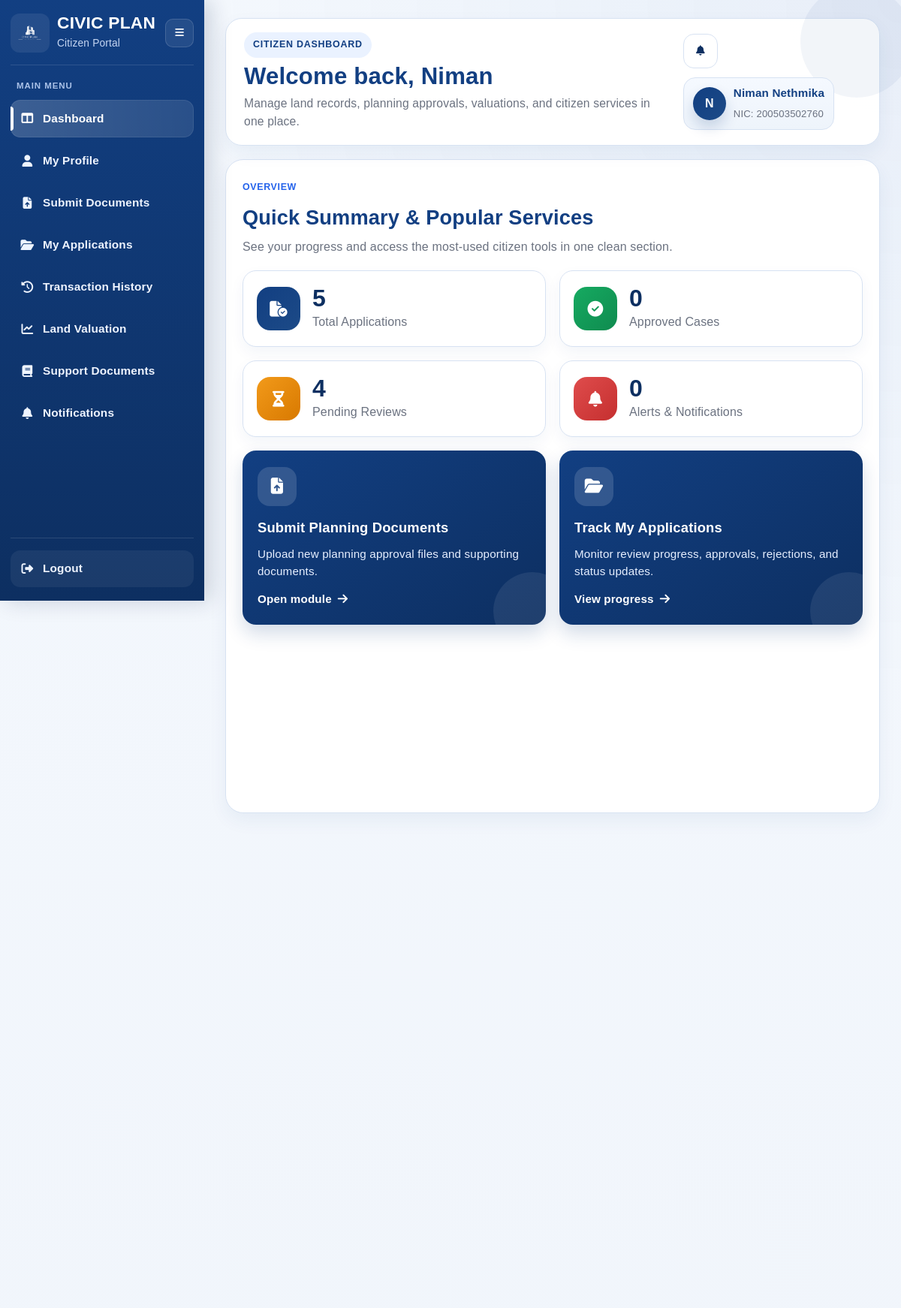
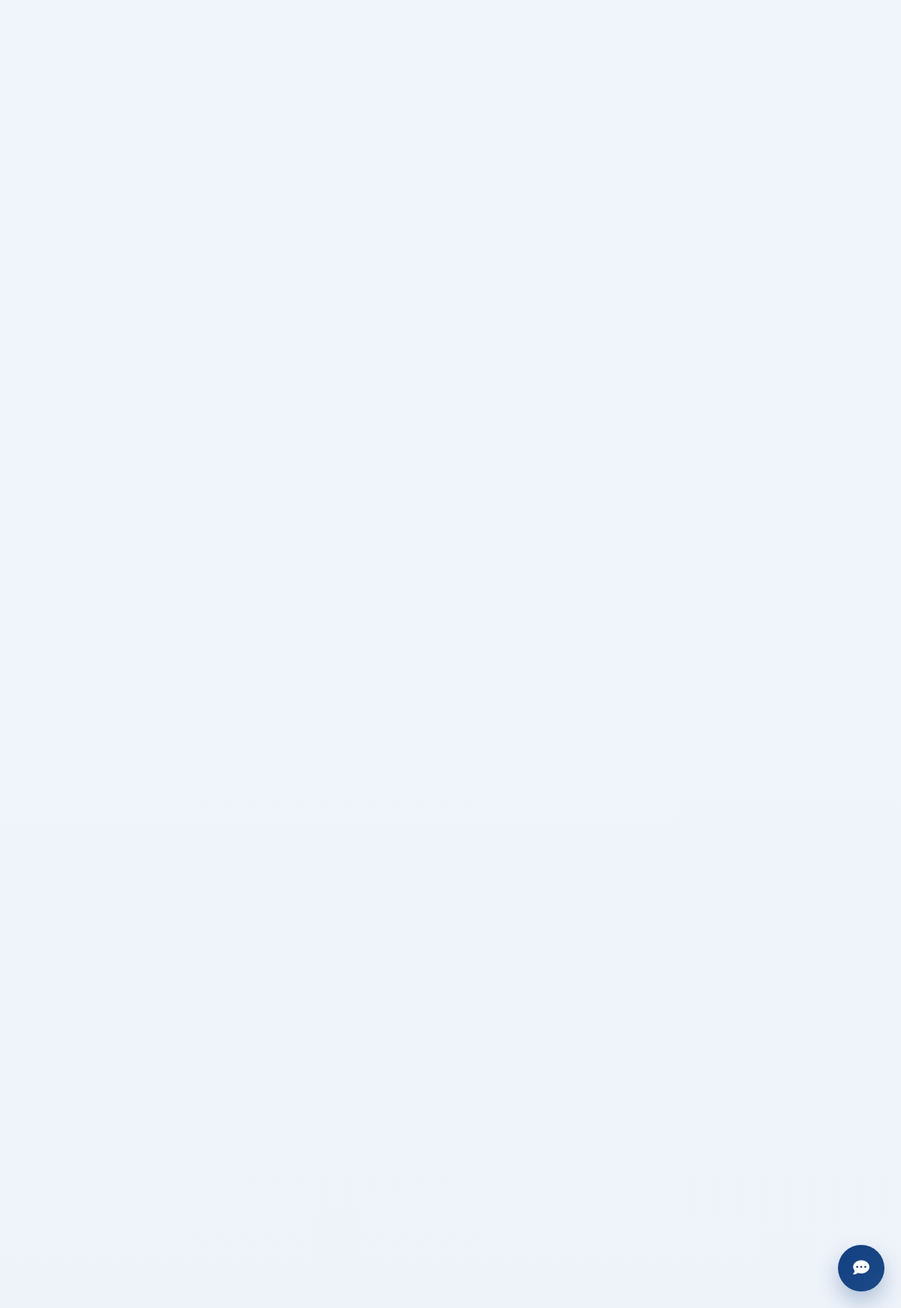
The page /user_dashboard (signed in) on the database its author committed (2 pictures, top to bottom).
### tables this page shows
CREATE TABLE users (
        user_id INTEGER PRIMARY KEY AUTOINCREMENT,
        first_name TEXT NOT NULL,
        last_name TEXT NOT NULL,
        phone_number TEXT,
        email TEXT NOT NULL,
        password_hash TEXT NOT NULL,
        date_of_birth TEXT,
        address TEXT,
        city TEXT,
        nic TEXT NOT NULL,
        employee_id TEXT,
        is_admin BOOLEAN DEFAULT 0,
        is_active BOOLEAN DEFAULT 1,
        created_at TEXT DEFAULT CURRENT_TIMESTAMP
    , failed_login_attempts INTEGER DEFAULT 0);

### routes/user_routes.py (the view)
@user_bp.route("/user_dashboard")
def user_dashboard():
    user, redirect_response = user_required()
    if redirect_response:
        return redirect_response
    dashboard_data = get_dashboard_data(session["user_id"], user)
    return render_template(
        "user_dashboard.html",
        user=user,
        active_page="dashboard",
        stats=dashboard_data["stats"],
        alerts=dashboard_data["alerts"],
        property_records=dashboard_data["property_records"],
        application_history=dashboard_data["application_history"],
        latest_valuation=dashboard_data["latest_valuation"],
        support_documents=dashboard_data["support_documents"],
        notifications=dashboard_data["notifications"],
        unread_notifications=dashboard_data["unread_notifications"],
    )

### database/db_connection.py (called while the page is built)
def get_connection():
    conn = sqlite3.connect(DB_PATH)
    conn.row_factory = sqlite3.Row
    conn.execute("PRAGMA foreign_keys = ON")
    return conn

### routes/password_reset_routes.py (called while the page is built)
def _is_logged_in_user():
    return session.get("user_id") is not None or session.get("admin_id") is not None

@password_reset_bp.app_context_processor
def inject_password_reset_context():
    return_to = session.get("password_reset_return_to")
    if return_to == "account" and _is_logged_in_user():
        reset_back_url = url_for("user.account")
        reset_back_text = "Back to My Account"
    else:
        reset_back_url = url_for("auth.login")
        reset_back_text = "Back to Login"
    return {
        "reset_logged_in": _is_logged_in_user(),
        "reset_back_url": reset_back_url,
        "reset_back_text": reset_back_text,
    }

### routes/user_routes.py (called while the page is built)
def get_current_user():
    if "user_id" not in session:
        return None
    conn = get_connection()
    cursor = conn.cursor()
    cursor.execute(
        """
        SELECT *
        FROM users
        WHERE user_id = ?
        """,
        (session["user_id"],),
    )
    user = cursor.fetchone()
    conn.close()
    return user

def user_required():
    if "user_id" not in session:
        flash("Please sign in first.", "error")
        return None, redirect(url_for("auth.login"))
    user = get_current_user()
    if not user:
        session.clear()
        flash("User not found. Please sign in again.", "error")
        return None, redirect(url_for("auth.login"))
    return user, None

def safe_date(value):
    if not value:
        return "N/A"
    value = str(value)
    if " " in value:
        return value.split(" ")[0]
    return value

def status_to_badge(status):
    s = (status or "").strip().lower()
    if s in ["approved", "completed", "verified", "valued"]:
        return "ok"
    if s in ["draft", "submitted", "pending", "pending review", "under review", "in review"]:
        return "review"
    if s in ["need documents", "needs documents", "revision requested", "rejected", "registered"]:
        return "pending"
    return "neutral"

### templates/user_dashboard.html (shortened to what this page needs)
<!DOCTYPE html>
<html lang="en">
<head>
    <link rel="stylesheet" href="{{ url_for('static', filename='user_dashboard.css') }}" />
    <link rel="stylesheet" href="{{ url_for('static', filename='user_sidebar.css') }}" />
    <link rel="stylesheet" href="https://cdnjs.cloudflare.com/ajax/libs/font-awesome/6.5.0/css/all.min.css" />
</head>
<body>
    <div class="dashboard-shell">
        {% include 'partials/user_sidebar.html' %}
        <main class="main-content">
            <header class="topbar compact-topbar reveal-up">
                <div class="topbar-copy">
                    <span class="page-kicker">Citizen Dashboard</span>
                    <h1>Welcome back, {{ user['first_name'] if user and user['first_name'] else 'User' }}</h1>
                    <p>Manage land records, planning approvals, valuations, and citizen services in one place.</p>
                </div>
                <div class="topbar-actions">
                    <div class="notification-wrap">
                        <button
                            class="icon-btn notification-toggle"
                            id="notificationToggle"
                            type="button"
                            aria-label="Notifications"
                            title="Notifications">
                            <i class="fa-solid fa-bell"></i>
                        </button>
                    </div>
                    <a href="{{ url_for('user.account') }}" class="user-chip user-chip-link" title="Go to My Account">
                        <div class="avatar">
                            {{ user['first_name'][0] | upper if user and user['first_name'] else 'U' }}
                        </div>
                        <div>
                            <strong>
                                {{ user['first_name'] if user and user['first_name'] else 'Citizen' }}
                                {{ user['last_name'] if user and user['last_name'] else 'User' }}
                            </strong>
                            <span>NIC: {{ user['nic'] if user and user['nic'] else 'N/A' }}</span>
                        </div>
                    </a>
                </div>
            </header>
            <section class="overview-services-box reveal-up">
                <div class="overview-box-header">
                    <div>
                        <span class="section-kicker">Overview</span>
                        <h2>Quick Summary & Popular Services</h2>
                        <p>See your progress and access the most-used citizen tools in one clean section.</p>
                    </div>
                </div>
                <div class="stats-grid inside-overview-grid">
                    <div class="stat-card reveal-up">
                        <div class="stat-icon blue"><i class="fa-solid fa-file-circle-check"></i></div>
                        <div>
                            <h3 class="count-up">{{ stats.total_applications }}</h3>
                            <p>Total Applications</p>
                        </div>
                    </div>
                    <div class="stat-card reveal-up">
                        <div class="stat-icon green"><i class="fa-solid fa-circle-check"></i></div>
                        <div>
                            <h3 class="count-up">{{ stats.approved_cases }}</h3>
                            <p>Approved Cases</p>
                        </div>
                    </div>
                    <div class="stat-card reveal-up">
                        <div class="stat-icon orange"><i class="fa-solid fa-hourglass-half"></i></div>
                        <div>
                            <h3 class="count-up">{{ stats.pending_reviews }}</h3>
                            <p>Pending Reviews</p>
                        </div>
                    </div>
                    <div class="stat-card reveal-up">
                        <div class="stat-icon red"><i class="fa-solid fa-bell"></i></div>
                        <div>
                            <h3 class="count-up">{{ unread_notifications }}</h3>
                            <p>Alerts & Notifications</p>
                        </div>
                    </div>
                </div>
                <div class="action-grid inside-overview-grid">
                    <a href="{{ url_for('submit_documents.submit_documents') }}" class="action-card reveal-up">
                        <div class="action-icon"><i class="fa-solid fa-file-arrow-up"></i></div>
                        <h3>Submit Planning Documents</h3>
                        <p>Upload new planning approval files and supporting documents.</p>
                        <span class="action-link-text">Open module <i class="fa-solid fa-arrow-right"></i></span>
                    </a>
                    <a href="{{ url_for('submit_documents.my_applications') }}" class="action-card reveal-up">
                        <div class="action-icon"><i class="fa-solid fa-folder-open"></i></div>
                        <h3>Track My Applications</h3>
                        <p>Monitor review progress, approvals, rejections, and status updates.</p>
                        <span class="action-link-text">View progress <i class="fa-solid fa-arrow-right"></i></span>
                    </a>
                </div>
            </section>
            <section class="content-grid">
                <div class="left-column">
                </div>
                <div class="right-column">
                </div>
            </section>
        </main>
    </div>
    <button class="chatbot-button" id="chatbotButton" aria-label="Open AI Assistant">
        <i class="fa-solid fa-comment-dots"></i>
    </button>
</body>
</html>

### rows shown on the page
users: first_name "Niman", first_name "N", last_name "Nethmika", nic "200503502760"

### other values the page prints
{{ stats.total_applications }} "5"
{{ stats.approved_cases }} "0"
{{ stats.pending_reviews }} "4"
{{ unread_notifications }} "0"
